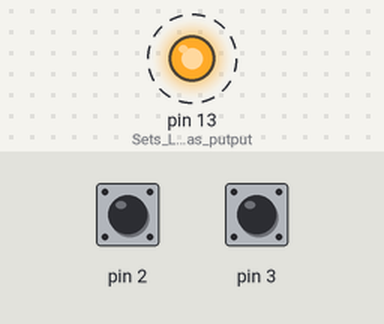
Simulated run of this sketch. Board: Arduino Uno, built with avr-gcc and run on an emulated ATmega328P. On the bench: output pins drawn as LEDs (lit = HIGH). Dashed ring = blinking. The test bench sets the inputs (shaded band); at power-on: pin 3 HIGH, pin 2 HIGH. What the sketch prints to the serial monitor is not drawn.

Above: at 1.3 s.
1.7 s: pin 3 pulled LOW for 1 s
At 1.9 s:
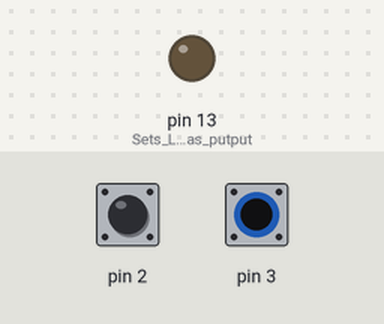
4.7 s: pin 2 pulled LOW for 0.5 s
At 5.07 s:
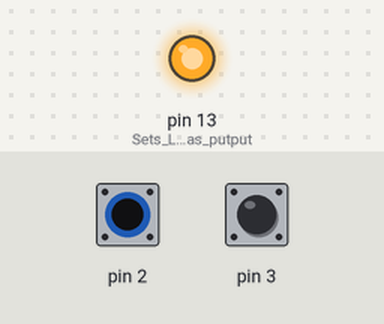
7.7 s: pin 3 pulled LOW for 0.5 s
9.7 s: pin 2 pulled LOW for 1 s
12.7 s: pin 3 pulled LOW for 3.2 s
Timing chart, 0 to 15.7 s (numbered marks = the images above; inputs shaded):
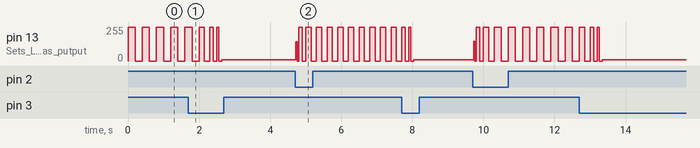

The sketch:

Mek01_Labb_1.ino
```cpp
/**
 Input: Read buttons
 Logic: Increase or decrease blink frequency variable depending on input.
 Output: Send blink frequency (variable) to LED.

 *NOTE Frequency is not actually a frequency (Hz) since in the program it depends on cpu clock speed and not timed seconds.*
 **/

int(buttonIncrease) = 0; //Variable for state of increase-blink button
int(buttonDecrease) = 0; //Variable for state of decrease-blink button
int(buttonIncreasePin) = 2; //Digital pin for increase-button
int(buttonDecreasePin) = 3; //Digital pin for decrease-button
int(freq) = 200; //LED frequency
int(delta) = 50; //Ammount of time each press changes frequency

//Runs ONCE at start/reset
void setup() {
  pinMode(buttonIncreasePin, INPUT_PULLUP); //Enables pullup to eliminate lag
  pinMode(buttonDecreasePin, INPUT_PULLUP); //Enables pullup to eliminate lag
  pinMode(LED_BUILTIN, OUTPUT); //Sets LED as putput
  Serial.begin(115200); //Port
}

void loop() {
  //Input
  buttonIncrease = digitalRead(buttonIncreasePin); //Reads increase-button press
  buttonDecrease = digitalRead(buttonDecreasePin); //Reads decrease-button press

  //Logic
  if (buttonIncrease == 0){ //If increase-button is pressed add delta to frequency of blink
    freq += delta;
  }
  if (buttonDecrease == 0){ //If decrease-button is pressed subtract delta from frequency of blink
    freq -= delta;
  }
  freq=constrain(freq, 0, 1000); //Blink interval is constrained between 0 and 1000

//Output
  digitalWrite(LED_BUILTIN, HIGH); //Turn LED on
  delay(freq); //Wait this ammount of time, keep current state
  digitalWrite(LED_BUILTIN, LOW); //Turn LED off
  delay(freq); //Wait this ammount of time, keep current state
  Serial.println(freq); //Print blink interval to monitor
}
```
